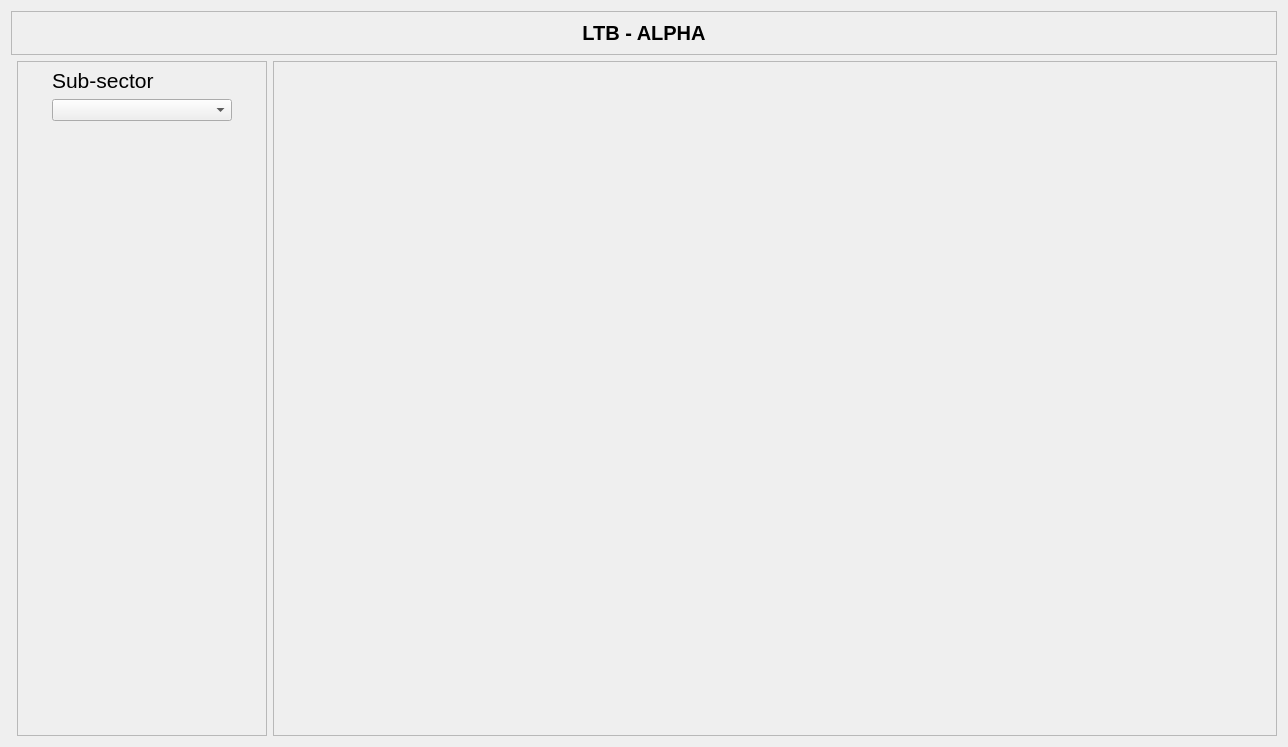
<?xml version="1.0" encoding="UTF-8"?>
<ui version="4.0">
 <class>Form</class>
 <widget class="QWidget" name="Form">
  <property name="geometry">
   <rect>
    <x>0</x>
    <y>0</y>
    <width>1288</width>
    <height>747</height>
   </rect>
  </property>
  <property name="windowTitle">
   <string>Form</string>
  </property>
  <layout class="QGridLayout" name="gridLayout_3">
   <item row="1" column="2">
    <widget class="QWidget" name="widget" native="true">
     <layout class="QGridLayout" name="gridLayout">
      <property name="leftMargin">
       <number>0</number>
      </property>
      <property name="topMargin">
       <number>0</number>
      </property>
      <property name="rightMargin">
       <number>0</number>
      </property>
      <property name="bottomMargin">
       <number>0</number>
      </property>
      <property name="spacing">
       <number>0</number>
      </property>
      <item row="0" column="0">
       <widget class="QFrame" name="frame">
        <property name="sizePolicy">
         <sizepolicy hsizetype="Expanding" vsizetype="Expanding">
          <horstretch>0</horstretch>
          <verstretch>0</verstretch>
         </sizepolicy>
        </property>
        <property name="minimumSize">
         <size>
          <width>0</width>
          <height>0</height>
         </size>
        </property>
        <property name="frameShape">
         <enum>QFrame::StyledPanel</enum>
        </property>
        <property name="frameShadow">
         <enum>QFrame::Raised</enum>
        </property>
        <widget class="QLabel" name="label_2">
         <property name="geometry">
          <rect>
           <x>-130</x>
           <y>-90</y>
           <width>1511</width>
           <height>781</height>
          </rect>
         </property>
         <property name="text">
          <string>&lt;html&gt;&lt;head/&gt;&lt;body&gt;&lt;p&gt;&lt;img src=&quot;images/ltb.png&quot;/&gt;&lt;/p&gt;&lt;/body&gt;&lt;/html&gt;</string>
         </property>
        </widget>
       </widget>
      </item>
     </layout>
    </widget>
   </item>
   <item row="1" column="1">
    <widget class="QScrollArea" name="scrollArea">
     <property name="minimumSize">
      <size>
       <width>180</width>
       <height>0</height>
      </size>
     </property>
     <property name="maximumSize">
      <size>
       <width>250</width>
       <height>16777215</height>
      </size>
     </property>
     <property name="widgetResizable">
      <bool>true</bool>
     </property>
     <widget class="QWidget" name="scrollAreaWidgetContents">
      <property name="geometry">
       <rect>
        <x>0</x>
        <y>0</y>
        <width>246</width>
        <height>681</height>
       </rect>
      </property>
      <layout class="QGridLayout" name="gridLayout_2">
       <property name="leftMargin">
        <number>6</number>
       </property>
       <property name="topMargin">
        <number>6</number>
       </property>
       <property name="rightMargin">
        <number>6</number>
       </property>
       <property name="bottomMargin">
        <number>6</number>
       </property>
       <item row="0" column="0">
        <layout class="QVBoxLayout" name="verticalLayout_2">
         <item>
          <widget class="QLabel" name="label_3">
           <property name="font">
            <font>
             <pointsize>16</pointsize>
            </font>
           </property>
           <property name="text">
            <string>Sub-sector</string>
           </property>
          </widget>
         </item>
         <item>
          <widget class="PyDMEnumComboBox" name="cb_sector">
           <property name="toolTip">
            <string/>
           </property>
           <property name="whatsThis">
            <string>
    A QComboBox with support for Channels and more from PyDM

    Parameters
    ----------
    parent : QWidget
        The parent widget for the Label
    init_channel : str, optional
        The channel to be used by the widget.

    Signals
    -------
    send_value_signal : int, float, str, bool or np.ndarray
        Emitted when the user changes the value.
    activated : int, str
        Emitted when the user chooses an item in the combobox.
    currentIndexChanged : int, str
        Emitted when the index is changed in the combobox.
    highlighted : int, str
        Emitted when an item in the combobox popup list is highlighted
        by the user.
    </string>
           </property>
          </widget>
         </item>
        </layout>
       </item>
       <item row="1" column="0">
        <widget class="PyDMEmbeddedDisplay" name="disp_1">
         <property name="sizePolicy">
          <sizepolicy hsizetype="Fixed" vsizetype="Fixed">
           <horstretch>0</horstretch>
           <verstretch>0</verstretch>
          </sizepolicy>
         </property>
         <property name="minimumSize">
          <size>
           <width>180</width>
           <height>220</height>
          </size>
         </property>
         <property name="toolTip">
          <string/>
         </property>
         <property name="whatsThis">
          <string>
    A QFrame capable of rendering a PyDM Display

    Parameters
    ----------
    parent : QWidget
        The parent widget for the Label

    </string>
         </property>
        </widget>
       </item>
       <item row="2" column="0">
        <spacer name="verticalSpacer_2">
         <property name="orientation">
          <enum>Qt::Vertical</enum>
         </property>
         <property name="sizeHint" stdset="0">
          <size>
           <width>20</width>
           <height>40</height>
          </size>
         </property>
        </spacer>
       </item>
      </layout>
     </widget>
    </widget>
   </item>
   <item row="0" column="0" colspan="3">
    <widget class="QFrame" name="frame_2">
     <property name="frameShape">
      <enum>QFrame::StyledPanel</enum>
     </property>
     <property name="frameShadow">
      <enum>QFrame::Raised</enum>
     </property>
     <layout class="QGridLayout" name="gridLayout_4">
      <item row="0" column="0">
       <widget class="QLabel" name="lbl_title">
        <property name="font">
         <font>
          <pointsize>15</pointsize>
          <weight>75</weight>
          <bold>true</bold>
         </font>
        </property>
        <property name="text">
         <string>LTB - ALPHA</string>
        </property>
        <property name="alignment">
         <set>Qt::AlignCenter</set>
        </property>
       </widget>
      </item>
     </layout>
    </widget>
   </item>
  </layout>
 </widget>
 <customwidgets>
  <customwidget>
   <class>PyDMEmbeddedDisplay</class>
   <extends>QFrame</extends>
   <header>pydm.widgets.embedded_display</header>
  </customwidget>
  <customwidget>
   <class>PyDMEnumComboBox</class>
   <extends>QComboBox</extends>
   <header>pydm.widgets.enum_combo_box</header>
  </customwidget>
 </customwidgets>
 <resources>
  <include location="../images/imgs.qrc"/>
 </resources>
 <connections/>
</ui>
